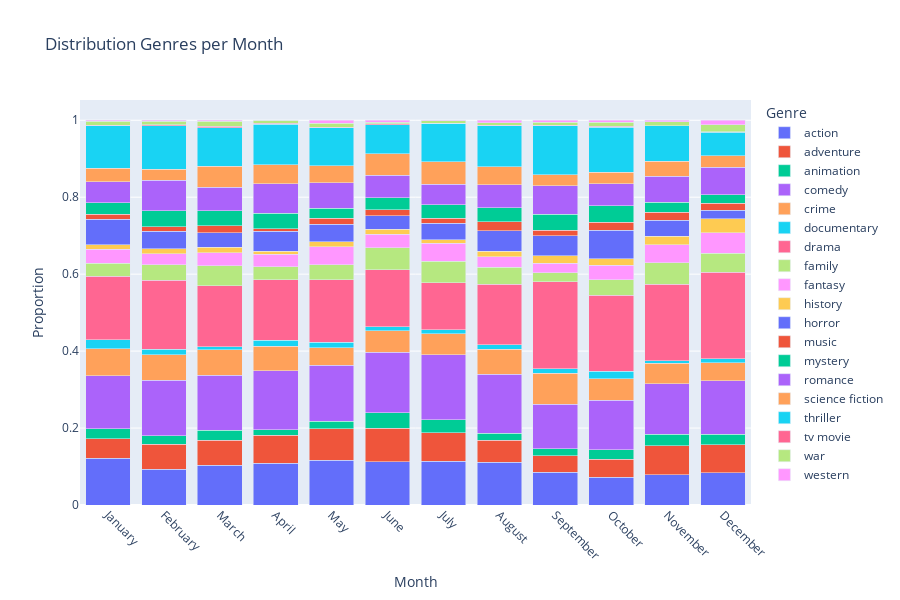

Notebook cell for this chart:
### Code cell
# Group by month
genre_by_month = data_genres.groupby('release_month')[genre_labels].sum()

# Normalize to proportions per month
genre_by_month = genre_by_month.div(genre_by_month.sum(axis=1), axis=0).reset_index()

# Melt into long format for Plotly
genre_melted = genre_by_month.melt(
    id_vars='release_month',
    value_vars=genre_labels,
    var_name='Genre',
    value_name='Proportion'
)

# Create the stacked bar chart
fig = px.bar(
    genre_melted,
    x='release_month',
    y='Proportion',
    color='Genre',
    title='Distribution Genres per Month',
    category_orders={'release_month': month_order},
    labels={'release_month': 'Month', 'Proportion': 'Proportion'}
)

fig.update_layout(barmode='stack', xaxis_tickangle=45, height=600)
fig.show()

### Figure 1 — Plotly figure (JSON) as saved in the notebook; plotly's stock layout.template omitted (floating-point values rounded to 4 significant figures)
{"data": [{"hovertemplate": "Genre=action<br>Month=%{x}<br>Proportion=%{y}<extra></extra>", "legendgroup": "action", "marker": {"color": "#636efa", "pattern": {"shape": ""}}, "name": "action", "orientation": "v", "showlegend": true, "textposition": "auto", "type": "bar", "x": ["January", "February", "March", "April", "May", "June", "July", "August", "September", "October", "November", "December"], "xaxis": "x", "y": [0.1222, 0.09311, 0.1033, 0.1091, 0.1163, 0.1122, 0.1139, 0.1107, 0.08461, 0.07227, 0.07926, 0.08333], "yaxis": "y"}, {"hovertemplate": "Genre=adventure<br>Month=%{x}<br>Proportion=%{y}<extra></extra>", "legendgroup": "adventure", "marker": {"color": "#EF553B", "pattern": {"shape": ""}}, "name": "adventure", "orientation": "v", "showlegend": true, "textposition": "auto", "type": "bar", "x": ["January", "February", "March", "April", "May", "June", "July", "August", "September", "October", "November", "December"], "xaxis": "x", "y": [0.04969, 0.06518, 0.06546, 0.07156, 0.08129, 0.08768, 0.07454, 0.05795, 0.04373, 0.04694, 0.07526, 0.07375], "yaxis": "y"}, {"hovertemplate": "Genre=animation<br>Month=%{x}<br>Proportion=%{y}<extra></extra>", "legendgroup": "animation", "marker": {"color": "#00cc96", "pattern": {"shape": ""}}, "name": "animation", "orientation": "v", "showlegend": true, "textposition": "auto", "type": "bar", "x": ["January", "February", "March", "April", "May", "June", "July", "August", "September", "October", "November", "December"], "xaxis": "x", "y": [0.02692, 0.02235, 0.02524, 0.01521, 0.0201, 0.03949, 0.03266, 0.01783, 0.0176, 0.02409, 0.02882, 0.02655], "yaxis": "y"}, {"hovertemplate": "Genre=comedy<br>Month=%{x}<br>Proportion=%{y}<extra></extra>", "legendgroup": "comedy", "marker": {"color": "#ab63fa", "pattern": {"shape": ""}}, "name": "comedy", "orientation": "v", "showlegend": true, "textposition": "auto", "type": "bar", "x": ["January", "February", "March", "April", "May", "June", "July", "August", "September", "October", "November", "December"], "xaxis": "x", "y": [0.1366, 0.1434, 0.1435, 0.153, 0.146, 0.158, 0.1692, 0.1538, 0.1164, 0.1285, 0.1321, 0.1394], "yaxis": "y"}, {"hovertemplate": "Genre=crime<br>Month=%{x}<br>Proportion=%{y}<extra></extra>", "legendgroup": "crime", "marker": {"color": "#FFA15A", "pattern": {"shape": ""}}, "name": "crime", "orientation": "v", "showlegend": true, "textposition": "auto", "type": "bar", "x": ["January", "February", "March", "April", "May", "June", "July", "August", "September", "October", "November", "December"], "xaxis": "x", "y": [0.07039, 0.06704, 0.06625, 0.0644, 0.04545, 0.05529, 0.05528, 0.06464, 0.08007, 0.05683, 0.05284, 0.04646], "yaxis": "y"}, {"hovertemplate": "Genre=documentary<br>Month=%{x}<br>Proportion=%{y}<extra></extra>", "legendgroup": "documentary", "marker": {"color": "#19d3f3", "pattern": {"shape": ""}}, "name": "documentary", "orientation": "v", "showlegend": true, "textposition": "auto", "type": "bar", "x": ["January", "February", "March", "April", "May", "June", "July", "August", "September", "October", "November", "December"], "xaxis": "x", "y": [0.02381, 0.01397, 0.007886, 0.01521, 0.01399, 0.01106, 0.01005, 0.01189, 0.01193, 0.01853, 0.007206, 0.01106], "yaxis": "y"}, {"hovertemplate": "Genre=drama<br>Month=%{x}<br>Proportion=%{y}<extra></extra>", "legendgroup": "drama", "marker": {"color": "#FF6692", "pattern": {"shape": ""}}, "name": "drama", "orientation": "v", "showlegend": true, "textposition": "auto", "type": "bar", "x": ["January", "February", "March", "April", "May", "June", "July", "August", "September", "October", "November", "December"], "xaxis": "x", "y": [0.1646, 0.1788, 0.1577, 0.1574, 0.1626, 0.1477, 0.1214, 0.1575, 0.226, 0.1977, 0.1978, 0.2242], "yaxis": "y"}, {"hovertemplate": "Genre=family<br>Month=%{x}<br>Proportion=%{y}<extra></extra>", "legendgroup": "family", "marker": {"color": "#B6E880", "pattern": {"shape": ""}}, "name": "family", "orientation": "v", "showlegend": true, "textposition": "auto", "type": "bar", "x": ["January", "February", "March", "April", "May", "June", "July", "August", "September", "October", "November", "December"], "xaxis": "x", "y": [0.03416, 0.04097, 0.05284, 0.03399, 0.03846, 0.05766, 0.05611, 0.04309, 0.02271, 0.04015, 0.05604, 0.04941], "yaxis": "y"}, {"hovertemplate": "Genre=fantasy<br>Month=%{x}<br>Proportion=%{y}<extra></extra>", "legendgroup": "fantasy", "marker": {"color": "#FF97FF", "pattern": {"shape": ""}}, "name": "fantasy", "orientation": "v", "showlegend": true, "textposition": "auto", "type": "bar", "x": ["January", "February", "March", "April", "May", "June", "July", "August", "September", "October", "November", "December"], "xaxis": "x", "y": [0.03623, 0.02886, 0.03391, 0.0322, 0.0472, 0.03476, 0.04774, 0.02749, 0.02555, 0.03768, 0.04724, 0.0531], "yaxis": "y"}, {"hovertemplate": "Genre=history<br>Month=%{x}<br>Proportion=%{y}<extra></extra>", "legendgroup": "history", "marker": {"color": "#FECB52", "pattern": {"shape": ""}}, "name": "history", "orientation": "v", "showlegend": true, "textposition": "auto", "type": "bar", "x": ["January", "February", "March", "April", "May", "June", "July", "August", "September", "October", "November", "December"], "xaxis": "x", "y": [0.01242, 0.01304, 0.0142, 0.00805, 0.01311, 0.01264, 0.008375, 0.01486, 0.01874, 0.01729, 0.02162, 0.03687], "yaxis": "y"}, {"hovertemplate": "Genre=horror<br>Month=%{x}<br>Proportion=%{y}<extra></extra>", "legendgroup": "horror", "marker": {"color": "#636efa", "pattern": {"shape": ""}}, "name": "horror", "orientation": "v", "showlegend": true, "textposition": "auto", "type": "bar", "x": ["January", "February", "March", "April", "May", "June", "July", "August", "September", "October", "November", "December"], "xaxis": "x", "y": [0.06522, 0.04469, 0.03707, 0.05098, 0.04545, 0.03555, 0.04355, 0.05349, 0.05281, 0.07412, 0.04163, 0.02212], "yaxis": "y"}, {"hovertemplate": "Genre=music<br>Month=%{x}<br>Proportion=%{y}<extra></extra>", "legendgroup": "music", "marker": {"color": "#EF553B", "pattern": {"shape": ""}}, "name": "music", "orientation": "v", "showlegend": true, "textposition": "auto", "type": "bar", "x": ["January", "February", "March", "April", "May", "June", "July", "August", "September", "October", "November", "December"], "xaxis": "x", "y": [0.01346, 0.0121, 0.01893, 0.007156, 0.01573, 0.0158, 0.01256, 0.02303, 0.01363, 0.02038, 0.02082, 0.01844], "yaxis": "y"}, {"hovertemplate": "Genre=mystery<br>Month=%{x}<br>Proportion=%{y}<extra></extra>", "legendgroup": "mystery", "marker": {"color": "#00cc96", "pattern": {"shape": ""}}, "name": "mystery", "orientation": "v", "showlegend": true, "textposition": "auto", "type": "bar", "x": ["January", "February", "March", "April", "May", "June", "July", "August", "September", "October", "November", "December"], "xaxis": "x", "y": [0.03002, 0.0419, 0.03864, 0.04025, 0.02535, 0.03081, 0.03518, 0.0364, 0.04202, 0.04324, 0.02642, 0.02139], "yaxis": "y"}, {"hovertemplate": "Genre=romance<br>Month=%{x}<br>Proportion=%{y}<extra></extra>", "legendgroup": "romance", "marker": {"color": "#ab63fa", "pattern": {"shape": ""}}, "name": "romance", "orientation": "v", "showlegend": true, "textposition": "auto", "type": "bar", "x": ["January", "February", "March", "April", "May", "June", "July", "August", "September", "October", "November", "December"], "xaxis": "x", "y": [0.05383, 0.07914, 0.06151, 0.07603, 0.06643, 0.05845, 0.0536, 0.06018, 0.07439, 0.05744, 0.06725, 0.07153], "yaxis": "y"}, {"hovertemplate": "Genre=science fiction<br>Month=%{x}<br>Proportion=%{y}<extra></extra>", "legendgroup": "science fiction", "marker": {"color": "#FFA15A", "pattern": {"shape": ""}}, "name": "science fiction", "orientation": "v", "showlegend": true, "textposition": "auto", "type": "bar", "x": ["January", "February", "March", "April", "May", "June", "July", "August", "September", "October", "November", "December"], "xaxis": "x", "y": [0.0352, 0.02793, 0.05442, 0.05009, 0.04458, 0.05529, 0.05863, 0.04606, 0.02839, 0.02965, 0.03923, 0.03024], "yaxis": "y"}, {"hovertemplate": "Genre=thriller<br>Month=%{x}<br>Proportion=%{y}<extra></extra>", "legendgroup": "thriller", "marker": {"color": "#19d3f3", "pattern": {"shape": ""}}, "name": "thriller", "orientation": "v", "showlegend": true, "textposition": "auto", "type": "bar", "x": ["January", "February", "March", "April", "May", "June", "July", "August", "September", "October", "November", "December"], "xaxis": "x", "y": [0.1108, 0.1136, 0.1002, 0.1055, 0.09878, 0.07662, 0.09883, 0.1062, 0.1272, 0.1174, 0.09207, 0.06047], "yaxis": "y"}, {"hovertemplate": "Genre=tv movie<br>Month=%{x}<br>Proportion=%{y}<extra></extra>", "legendgroup": "tv movie", "marker": {"color": "#FF6692", "pattern": {"shape": ""}}, "name": "tv movie", "orientation": "v", "showlegend": true, "textposition": "auto", "type": "bar", "x": ["January", "February", "March", "April", "May", "June", "July", "August", "September", "October", "November", "December"], "xaxis": "x", "y": [0.00207, 0.002793, 0.003155, 0.001789, 0.0008741, 0.00158, 0.0008375, 0.002229, 0.0005679, 0.002471, 0.0, 0.001475], "yaxis": "y"}, {"hovertemplate": "Genre=war<br>Month=%{x}<br>Proportion=%{y}<extra></extra>", "legendgroup": "war", "marker": {"color": "#B6E880", "pattern": {"shape": ""}}, "name": "war", "orientation": "v", "showlegend": true, "textposition": "auto", "type": "bar", "x": ["January", "February", "March", "April", "May", "June", "July", "August", "September", "October", "November", "December"], "xaxis": "x", "y": [0.01035, 0.00838, 0.01262, 0.00805, 0.01049, 0.004739, 0.005863, 0.006686, 0.008518, 0.0105, 0.01041, 0.01844], "yaxis": "y"}, {"hovertemplate": "Genre=western<br>Month=%{x}<br>Proportion=%{y}<extra></extra>", "legendgroup": "western", "marker": {"color": "#FF97FF", "pattern": {"shape": ""}}, "name": "western", "orientation": "v", "showlegend": true, "textposition": "auto", "type": "bar", "x": ["January", "February", "March", "April", "May", "June", "July", "August", "September", "October", "November", "December"], "xaxis": "x", "y": [0.00207, 0.002793, 0.003155, 0.0, 0.007867, 0.004739, 0.001675, 0.005944, 0.005111, 0.004941, 0.004003, 0.0118], "yaxis": "y"}], "layout": {"barmode": "stack", "height": 600, "legend": {"title": {"text": "Genre"}, "tracegroupgap": 0}, "title": {"text": "Distribution Genres per Month"}, "xaxis": {"anchor": "y", "categoryarray": ["January", "February", "March", "April", "May", "June", "July", "August", "September", "October", "November", "December"], "categoryorder": "array", "domain": [0, 1], "tickangle": 45, "title": {"text": "Month"}}, "yaxis": {"anchor": "x", "domain": [0, 1], "title": {"text": "Proportion"}}}}
